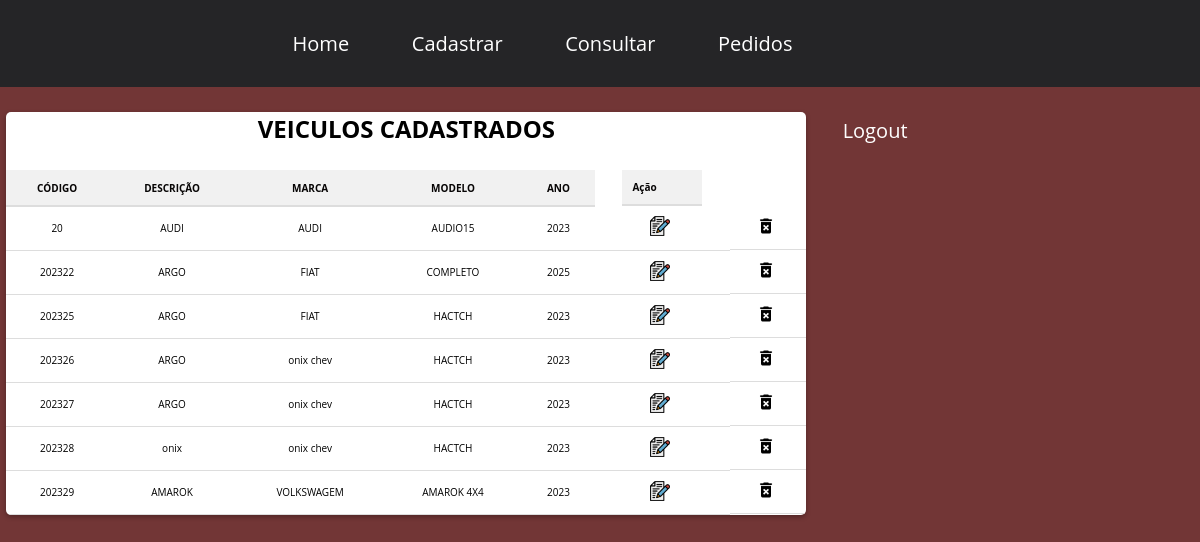
The app's page /admin/painel/exibir.php (signed in) with its own data.
### tables this page shows
CREATE TABLE `veiculo` (
  `codigo_veiculo` int(11) NOT NULL,
  `modelo_veiculo` varchar(200) NOT NULL,
  `ano_veiculo` varchar(200) NOT NULL,
  `categoria_veiculo` varchar(200) DEFAULT NULL,
  `cor_veiculo` text NOT NULL,
  `descricao_veiculo` varchar(255) DEFAULT NULL,
  `marca_veiculo` varchar(200) DEFAULT NULL,
  `imagem_veiculo` varchar(200) DEFAULT NULL
);

### admin/painel/exibir.php (the view, shortened to what this page needs)
<?php
require('../topo_admin.php');
require('../../conexao.php');
$select_veiculo = mysqli_query($conexao, "SELECT * FROM veiculo ORDER BY codigo_veiculo ASC");
if (mysqli_num_rows($select_veiculo) > 0) {
?>
<link rel='stylesheet' type='text/css' media='screen' href='../../css/Estilo.css'>
    <div class="estila_tabela">
        <div><h1>VEICULOS CADASTRADOS</h1></div>
        <table>
            <tr class="tabela_cabecalho">
                <td>CÓDIGO</td>
                <td>DESCRIÇÃO</td>
                <td>MARCA</td>
                <td>MODELO</td>
                <td>ANO</td>
                <td colspan="2">Ação</td>
            </tr>
            <?php while ($dados_veiculo = mysqli_fetch_assoc($select_veiculo)) { ?>
            <tr>
                <td><?php echo $dados_veiculo['codigo_veiculo'];?></td>
                <td><?php echo $dados_veiculo['descricao_veiculo'];?></td>
                <td><?php echo $dados_veiculo['marca_veiculo'];?></td>
                <td><?php echo $dados_veiculo['modelo_veiculo'];?></td>
                <td><?php echo $dados_veiculo['ano_veiculo'];?></td>
                <td>
                    <a href="atualizar.php?codigo_veiculo=<?php echo $dados_veiculo['codigo_veiculo'];?>">
                        <img src="../../img/editar.png" class="botao_acao" alt="Editar">
                    </a>
                </td>
                <td>
                    <a href="javascript:func()" onclick="confirmar_exclusao('<?php echo $dados_veiculo['codigo_veiculo'];?>')">
                        <img src="../../img/excluir.png" class="botao_acao" alt="Excluir">
                    </a>
                </td>
            </tr>
            <?php } ?>
        </table>
    </div>
<?php
} else {
    echo "<script> alert ('NÃO EXISTEM VEICULOS CADASTRADOS!');</script>";
    echo "<script> window.location.href='$url_admin/painel';</script>";
}
?>

### admin/topo_admin.php (shortened to what this page needs)
<!DOCTYPE html>
<html>
<head>
    <link rel='stylesheet' type='text/css' media='screen' href='../css/Estilo.css'>
</head>
<body>
    <nav id="menu-h">
        <ul>
            <li><a href="http://localhost:8080/Loginlocadora/admin/topo_admin.php">Home</a></li>
            <li><a href="http://localhost:8080/Loginlocadora/admin/painel/cadastro.php">Cadastrar</a></li>
            <li><a href="http://localhost:8080/Loginlocadora/admin/painel/exibir.php">Consultar</a></li>
            <li><a href="http://localhost:8080/Loginlocadora/admin/painel/alugado.php">Pedidos</a></li>
            <li><a href="http://localhost:8080/Loginlocadora/sair.php">Logout</a></li>
        </ul>
    </nav>
</body>
</html>

### css/Estilo.css (style rules this page uses)
* { margin: 0; padding: 0; font-family: Arial, Helvetica, sans-serif; }
body { background-color: #0d4883; }
html { font-size: 62.5%; }
h1 { font-size: 4rem; margin-bottom: 2.5rem; color: #000000; }
* { margin: 0 auto; padding: 0; box-sizing: border-box; font-family: 'Open Sans', sans-serif; }
#menu-h { background-color: rgb(37, 37, 39); }
#menu-h ul { max-width: 675px; list-style: none; padding: 0; }
#menu-h ul li { display: inline; }
#menu-h ul li a { color: #ffffff; padding: 30px; display: inline-block; text-decoration: none; transition: background .4s; font-size: 2rem; }
#menu-h ul li:last-child a { float: right; }
.estila_tabela table { border-collapse: collapse; width: 100%; }
.estila_tabela th, .estila_tabela td { text-align: left; padding: 8px; }
.tabela_cabecalho { background-color: #ffffff; color: rgb(7, 5, 5); }
.botao_acao { width: 20px; height: 20px; margin-right: 5px; }
.tabela_cabecalho td:last-child, td:last-child { text-align: center; }
.tabela_cabecalho td:last-child { width: 80px; }
td:last-child { display: flex; align-items: center; }
td:last-child img { cursor: pointer; }
body { font-family: Arial, sans-serif; background-color: #723636; }
h1 { font-size: 24px; margin-top: 0; text-align: center; }
.estila_tabela { margin: 20px auto; max-width: 800px; background-color: #fff; border-radius: 5px; box-shadow: 0px 2px 5px rgba(0, 0, 0, 0.3); overflow: hidden; }
.estila_tabela table { width: 100%; border-collapse: collapse; }
.estila_tabela td { padding: 10px; text-align: center; border-bottom: 1px solid #ddd; }
.estila_tabela .tabela_cabecalho td { font-weight: bold; background-color: #f1f1f1; border-bottom: 2px solid #ddd; }
.estila_tabela img { width: 20px; height: 20px; }
.botao_acao { cursor: pointer; }

### records on screen
veiculo: codigo_veiculo "20", descricao_veiculo "AUDI", marca_veiculo "AUDI", modelo_veiculo "AUDIO15", ano_veiculo "2023"
veiculo: codigo_veiculo "202322", descricao_veiculo "ARGO", marca_veiculo "FIAT", modelo_veiculo "COMPLETO", ano_veiculo "2025"
veiculo: codigo_veiculo "202325", descricao_veiculo "ARGO", marca_veiculo "FIAT", modelo_veiculo "HACTCH", ano_veiculo "2023"
veiculo: codigo_veiculo "202326", descricao_veiculo "ARGO", marca_veiculo "onix chev", modelo_veiculo "HACTCH", ano_veiculo "2023"
veiculo: codigo_veiculo "202327", descricao_veiculo "ARGO", marca_veiculo "onix chev", modelo_veiculo "HACTCH", ano_veiculo "2023"
veiculo: codigo_veiculo "202328", descricao_veiculo "onix", marca_veiculo "onix chev", modelo_veiculo "HACTCH", ano_veiculo "2023"
veiculo: codigo_veiculo "202329", descricao_veiculo "AMAROK", marca_veiculo "VOLKSWAGEM", modelo_veiculo "AMAROK 4X4", ano_veiculo "2023"
